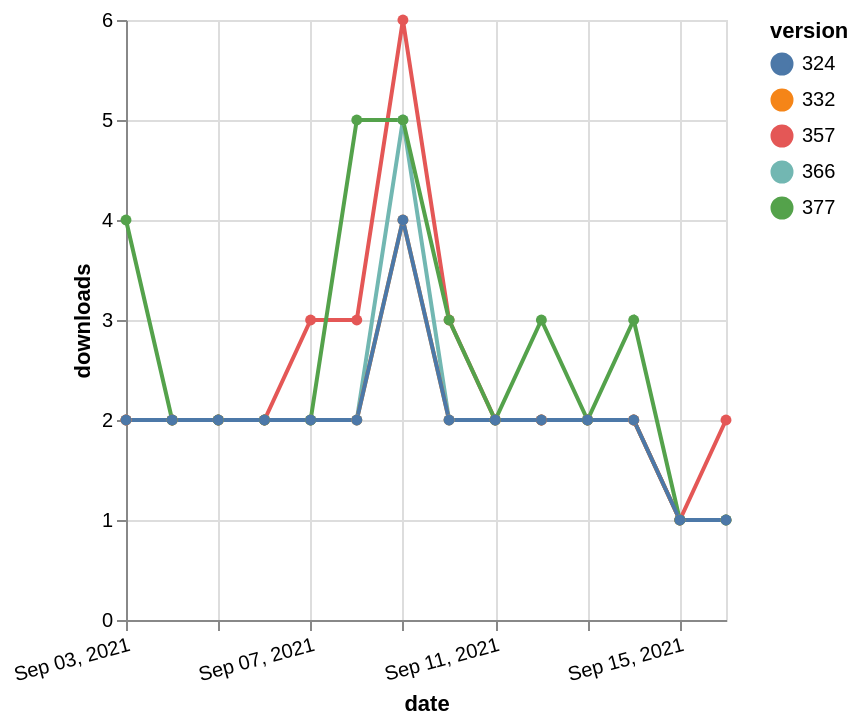

Specify this chart in Vega-Lite:
### Vega-Lite specification from a JSON file in a GitHub repository (floating-point values rounded to 4 significant figures)
{"$schema": "https://vega.github.io/schema/vega-lite/v5.json", "description": "A simple bar chart with embedded data.", "data": {"values": [{"date": "2021-09-03", "total": 2326, "delta": 2, "version": "366"}, {"date": "2021-09-04", "total": 2328, "delta": 2, "version": "366"}, {"date": "2021-09-05", "total": 2330, "delta": 2, "version": "366"}, {"date": "2021-09-06", "total": 2332, "delta": 2, "version": "366"}, {"date": "2021-09-07", "total": 2334, "delta": 2, "version": "366"}, {"date": "2021-09-08", "total": 2336, "delta": 2, "version": "366"}, {"date": "2021-09-09", "total": 2341, "delta": 5, "version": "366"}, {"date": "2021-09-10", "total": 2343, "delta": 2, "version": "366"}, {"date": "2021-09-11", "total": 2345, "delta": 2, "version": "366"}, {"date": "2021-09-12", "total": 2347, "delta": 2, "version": "366"}, {"date": "2021-09-13", "total": 2349, "delta": 2, "version": "366"}, {"date": "2021-09-14", "total": 2351, "delta": 2, "version": "366"}, {"date": "2021-09-15", "total": 2352, "delta": 1, "version": "366"}, {"date": "2021-09-16", "total": 2353, "delta": 1, "version": "366"}, {"date": "2021-09-03", "total": 2944, "delta": 2, "version": "357"}, {"date": "2021-09-04", "total": 2946, "delta": 2, "version": "357"}, {"date": "2021-09-05", "total": 2948, "delta": 2, "version": "357"}, {"date": "2021-09-06", "total": 2950, "delta": 2, "version": "357"}, {"date": "2021-09-07", "total": 2953, "delta": 3, "version": "357"}, {"date": "2021-09-08", "total": 2956, "delta": 3, "version": "357"}, {"date": "2021-09-09", "total": 2962, "delta": 6, "version": "357"}, {"date": "2021-09-10", "total": 2965, "delta": 3, "version": "357"}, {"date": "2021-09-11", "total": 2967, "delta": 2, "version": "357"}, {"date": "2021-09-12", "total": 2969, "delta": 2, "version": "357"}, {"date": "2021-09-13", "total": 2971, "delta": 2, "version": "357"}, {"date": "2021-09-14", "total": 2973, "delta": 2, "version": "357"}, {"date": "2021-09-15", "total": 2974, "delta": 1, "version": "357"}, {"date": "2021-09-16", "total": 2976, "delta": 2, "version": "357"}, {"date": "2021-09-03", "total": 2744, "delta": 2, "version": "332"}, {"date": "2021-09-04", "total": 2746, "delta": 2, "version": "332"}, {"date": "2021-09-05", "total": 2748, "delta": 2, "version": "332"}, {"date": "2021-09-06", "total": 2750, "delta": 2, "version": "332"}, {"date": "2021-09-07", "total": 2752, "delta": 2, "version": "332"}, {"date": "2021-09-08", "total": 2754, "delta": 2, "version": "332"}, {"date": "2021-09-09", "total": 2758, "delta": 4, "version": "332"}, {"date": "2021-09-10", "total": 2760, "delta": 2, "version": "332"}, {"date": "2021-09-11", "total": 2762, "delta": 2, "version": "332"}, {"date": "2021-09-12", "total": 2764, "delta": 2, "version": "332"}, {"date": "2021-09-13", "total": 2766, "delta": 2, "version": "332"}, {"date": "2021-09-14", "total": 2768, "delta": 2, "version": "332"}, {"date": "2021-09-15", "total": 2769, "delta": 1, "version": "332"}, {"date": "2021-09-16", "total": 2770, "delta": 1, "version": "332"}, {"date": "2021-09-03", "total": 2125, "delta": 4, "version": "377"}, {"date": "2021-09-04", "total": 2127, "delta": 2, "version": "377"}, {"date": "2021-09-05", "total": 2129, "delta": 2, "version": "377"}, {"date": "2021-09-06", "total": 2131, "delta": 2, "version": "377"}, {"date": "2021-09-07", "total": 2133, "delta": 2, "version": "377"}, {"date": "2021-09-08", "total": 2138, "delta": 5, "version": "377"}, {"date": "2021-09-09", "total": 2143, "delta": 5, "version": "377"}, {"date": "2021-09-10", "total": 2146, "delta": 3, "version": "377"}, {"date": "2021-09-11", "total": 2148, "delta": 2, "version": "377"}, {"date": "2021-09-12", "total": 2151, "delta": 3, "version": "377"}, {"date": "2021-09-13", "total": 2153, "delta": 2, "version": "377"}, {"date": "2021-09-14", "total": 2156, "delta": 3, "version": "377"}, {"date": "2021-09-15", "total": 2157, "delta": 1, "version": "377"}, {"date": "2021-09-16", "total": 2158, "delta": 1, "version": "377"}, {"date": "2021-09-03", "total": 2528, "delta": 2, "version": "324"}, {"date": "2021-09-04", "total": 2530, "delta": 2, "version": "324"}, {"date": "2021-09-05", "total": 2532, "delta": 2, "version": "324"}, {"date": "2021-09-06", "total": 2534, "delta": 2, "version": "324"}, {"date": "2021-09-07", "total": 2536, "delta": 2, "version": "324"}, {"date": "2021-09-08", "total": 2538, "delta": 2, "version": "324"}, {"date": "2021-09-09", "total": 2542, "delta": 4, "version": "324"}, {"date": "2021-09-10", "total": 2544, "delta": 2, "version": "324"}, {"date": "2021-09-11", "total": 2546, "delta": 2, "version": "324"}, {"date": "2021-09-12", "total": 2548, "delta": 2, "version": "324"}, {"date": "2021-09-13", "total": 2550, "delta": 2, "version": "324"}, {"date": "2021-09-14", "total": 2552, "delta": 2, "version": "324"}, {"date": "2021-09-15", "total": 2553, "delta": 1, "version": "324"}, {"date": "2021-09-16", "total": 2554, "delta": 1, "version": "324"}]}, "width": "container", "mark": {"type": "line", "point": {"filled": true}}, "encoding": {"x": {"field": "date", "type": "temporal", "timeUnit": "yearmonthdate", "title": "date", "axis": {"labelAngle": -15}}, "y": {"field": "delta", "type": "quantitative", "title": "downloads"}, "color": {"field": "version", "type": "nominal"}, "tooltip": {"field": "delta"}}}
